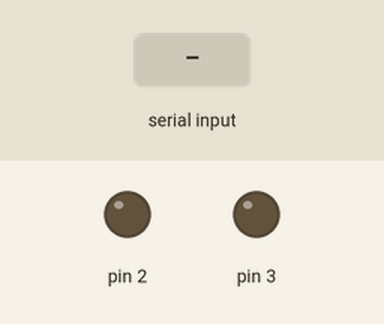
The sketch below on a simulated Arduino Uno, built with avr-gcc and run on an emulated ATmega328P. Shown: output pins drawn as LEDs (lit = HIGH). The test bench sets the inputs (shaded band). What the sketch prints to the serial monitor is not drawn.

Above: at 1.2 s.
1.3 s: "A" received over Serial
At 1.9 s:
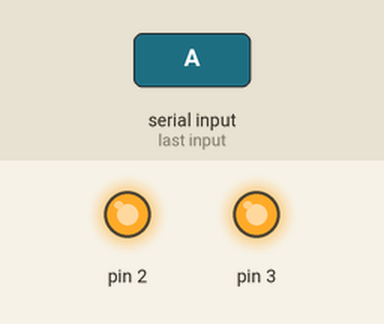
2.8 s: "1" received over Serial
At 4.2 s:
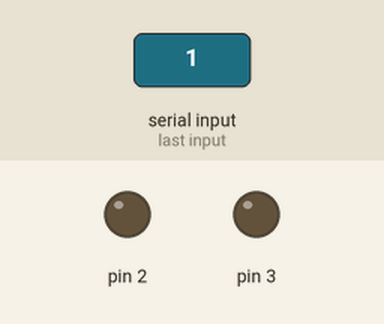
Timing chart, 0 to 5.8 s (numbered marks = the images above; inputs shaded):
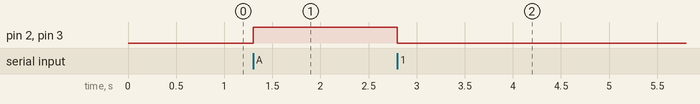

Measured:
- after the input at 1.3 s, pin 2, pin 3: LOW → HIGH at once
- after the input at 2.8 s, pin 2, pin 3: HIGH → LOW at once

The sketch:

A211A1commandeLedA2.ino
```cpp
/*
 *ARDUI1 envoie un message vers LOCO1 qui le renvoie à ARDU1
 * Taper A : la LED 2 d'Arduino s'allume et la LED 3  s'allume pendant 100 ms puis s'éteint.
 * Sur chaque moniteur série :  message  65 A
 * Taper n'importe quel autre caractère éteint la LED.
 * Sur chaque moniteur série :  message constitué du  cade ASCII du caractère suivi du caractère
*/

#include <SPI.h>
#include <Mirf.h>
#include <nRF24L01.h>
#include <MirfHardwareSpiDriver.h>

byte message;
byte i=0;
unsigned long instant0, instant1;

void setup() {
  Serial.begin(9600);
  pinMode(2,1);
  pinMode(3,1);

  Mirf.spi = &MirfHardwareSpi;
  Mirf.init();
  Mirf.payload = sizeof(byte);
  Mirf.config();
  Mirf.setRADDR((byte *) "ARDU1");
  Mirf.setTADDR((byte *) "LOCO1");

  Serial.println("Arduino");
}

void loop() {
  if (Serial.available()){
  message = Serial.read();
  instant0=micros();
  Mirf.send((byte *) &message);
  if(message=='A'){
  digitalWrite(2,1);
  digitalWrite(3,1);
  }else{
  digitalWrite(2,0);
  digitalWrite(3,0);
  }
  i=1;
  }

  if(!Mirf.isSending() && Mirf.dataReady()){
  Mirf.getData((byte *) &message);
  instant1=micros();
  Serial.print(message);
  Serial.print(" ");
  Serial.write(message);
  Serial.print(" durée aller retour: ");
  Serial.print(instant1-instant0);
  Serial.println(" µs ");

  if(message=='A'){
  delay(200);
  digitalWrite(3,0);
  }

  if(i!=1){Mirf.send((byte *) &message);
  i=0;
  }

  i=0;
  }
}
```
